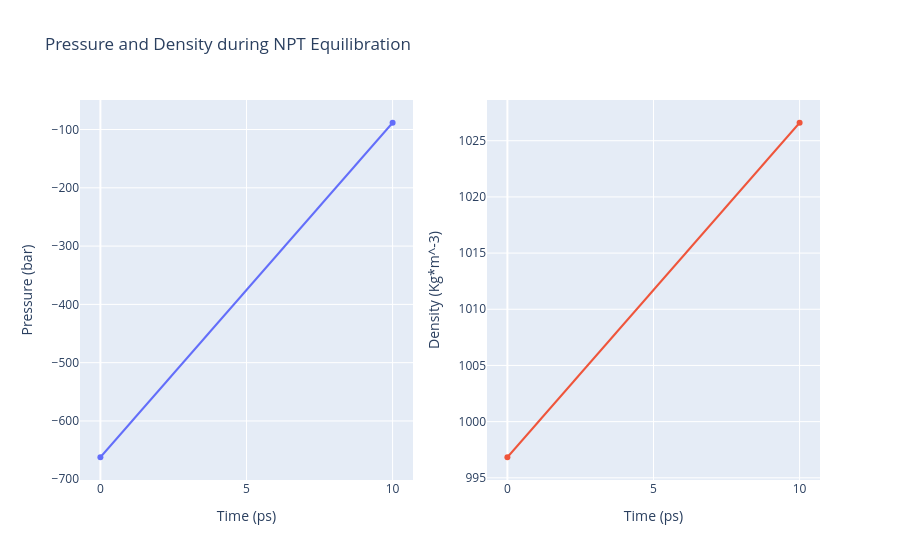

Here is the notebook cell this chart was saved with:
### Code cell
# GMXEnergy: Getting system pressure and density by time during NPT Equilibration  
from biobb_analysis.gromacs.gmx_energy import gmx_energy

# Create prop dict and inputs/outputs
AWH_output_npt_pd_xvg = AWH_dir / f'{ref}_npt_PD.xvg'
prop = {
    'terms':  ["Pressure","Density"],
    'binary_path' : binary_path
}

# Create and launch bb
gmx_energy(input_energy_path=AWH_output_npt_edr, 
          output_xvg_path=AWH_output_npt_pd_xvg, 
          properties=prop
)

# Read pressure and density data from file 
with open(AWH_output_npt_pd_xvg,'r') as pd_file:
    x,y,z = map(
        list,
        zip(*[
            (float(line.split()[0]),float(line.split()[1]),float(line.split()[2]))
            for line in pd_file 
            if not line.startswith(("#","@")) 
        ])
    )

plotly.offline.init_notebook_mode(connected=True)

trace1 = go.Scatter(x=x,y=y)
trace2 = go.Scatter(x=x,y=z)

fig = subplots.make_subplots(rows=1, cols=2, print_grid=False)
fig.append_trace(trace1, 1, 1)
fig.append_trace(trace2, 1, 2)

fig['layout']['xaxis1'].update(title='Time (ps)')
fig['layout']['xaxis2'].update(title='Time (ps)')
fig['layout']['yaxis1'].update(title='Pressure (bar)')
fig['layout']['yaxis2'].update(title='Density (Kg*m^-3)')
fig['layout'].update(title='Pressure and Density during NPT Equilibration')
fig['layout'].update(showlegend=False)

plotly.offline.iplot(fig)

### Figure 1 — Plotly figure (JSON) as saved in the notebook; plotly's stock layout.template omitted (floating-point values rounded to 4 significant figures)
{"data": [{"type": "scatter", "x": [0, 10], "xaxis": "x", "y": [-662.3, -88.36], "yaxis": "y"}, {"type": "scatter", "x": [0, 10], "xaxis": "x2", "y": [996.8, 1027.0], "yaxis": "y2"}], "layout": {"showlegend": false, "title": {"text": "Pressure and Density during NPT Equilibration"}, "xaxis": {"anchor": "y", "domain": [0, 0.45], "title": {"text": "Time (ps)"}}, "xaxis2": {"anchor": "y2", "domain": [0.55, 1], "title": {"text": "Time (ps)"}}, "yaxis": {"anchor": "x", "domain": [0, 1], "title": {"text": "Pressure (bar)"}}, "yaxis2": {"anchor": "x2", "domain": [0, 1], "title": {"text": "Density (Kg*m^-3)"}}}}
